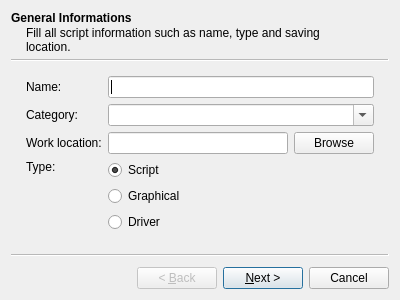
<?xml version="1.0" encoding="UTF-8"?>
<!--
DFF - An Open Source Digital Forensics Framework
Copyright (C) 2009-2013 ArxSys

This program is free software, distributed under the terms of
the GNU General Public License Version 2. See the LICENSE file
at the top of the source tree.

See http://www.digital-forensic.org for more information about this
project. Please do not directly contact any of the maintainers of
DFF for assistance; the project provides a web site, mailing lists
and IRC channels for your use.

Author(s):
Christophe Malinge cma@digital-forensic.org
-->
<ui version="4.0">
 <class>IdeWizard</class>
 <widget class="QWizard" name="IdeWizard">
  <property name="geometry">
   <rect>
    <x>0</x>
    <y>0</y>
    <width>400</width>
    <height>300</height>
   </rect>
  </property>
  <property name="windowTitle">
   <string>Integrated Development Environment Wizard</string>
  </property>
  <property name="windowIcon">
   <iconset resource="gui.qrc">
    <normaloff>:/ide.png</normaloff>:/ide.png</iconset>
  </property>
  <widget class="QWizardPage" name="introPage">
   <property name="title">
    <string>General Informations</string>
   </property>
   <property name="subTitle">
    <string>Fill all script information such as name, type and saving location.</string>
   </property>
   <layout class="QGridLayout" name="gridLayout">
    <item row="0" column="0">
     <widget class="QLabel" name="nameLabel">
      <property name="text">
       <string>Name:</string>
      </property>
     </widget>
    </item>
    <item row="0" column="1">
     <widget class="QLineEdit" name="name"/>
    </item>
    <item row="1" column="0">
     <widget class="QLabel" name="categoryLabel">
      <property name="text">
       <string>Category:</string>
      </property>
     </widget>
    </item>
    <item row="1" column="1">
     <widget class="QComboBox" name="category">
      <property name="editable">
       <bool>true</bool>
      </property>
     </widget>
    </item>
    <item row="2" column="0">
     <widget class="QLabel" name="workLocationLabel">
      <property name="text">
       <string>Work location:</string>
      </property>
     </widget>
    </item>
    <item row="2" column="1">
     <widget class="QWidget" name="workLocationWidget" native="true">
      <layout class="QHBoxLayout" name="horizontalLayout">
       <property name="margin">
        <number>0</number>
       </property>
       <item>
        <widget class="QLineEdit" name="path"/>
       </item>
       <item>
        <widget class="QPushButton" name="brwButton">
         <property name="text">
          <string>Browse</string>
         </property>
        </widget>
       </item>
      </layout>
     </widget>
    </item>
    <item row="3" column="0">
     <layout class="QVBoxLayout" name="verticalLayout_2">
      <item>
       <widget class="QLabel" name="typeLabel">
        <property name="text">
         <string>Type:</string>
        </property>
       </widget>
      </item>
      <item>
       <spacer name="verticalSpacer">
        <property name="orientation">
         <enum>Qt::Vertical</enum>
        </property>
        <property name="sizeHint" stdset="0">
         <size>
          <width>20</width>
          <height>40</height>
         </size>
        </property>
       </spacer>
      </item>
     </layout>
    </item>
    <item row="3" column="1">
     <widget class="QWidget" name="typeWidget" native="true">
      <layout class="QVBoxLayout" name="verticalLayout">
       <property name="margin">
        <number>0</number>
       </property>
       <item>
        <widget class="QRadioButton" name="type_script">
         <property name="text">
          <string>Script</string>
         </property>
         <property name="checked">
          <bool>true</bool>
         </property>
        </widget>
       </item>
       <item>
        <widget class="QRadioButton" name="type_graphical">
         <property name="text">
          <string>Graphical</string>
         </property>
        </widget>
       </item>
       <item>
        <widget class="QRadioButton" name="type_driver">
         <property name="text">
          <string>Driver</string>
         </property>
        </widget>
       </item>
       <item>
        <spacer name="verticalSpacer_2">
         <property name="orientation">
          <enum>Qt::Vertical</enum>
         </property>
         <property name="sizeHint" stdset="0">
          <size>
           <width>20</width>
           <height>40</height>
          </size>
         </property>
        </spacer>
       </item>
      </layout>
     </widget>
    </item>
   </layout>
  </widget>
  <widget class="QWizardPage" name="descriptionPage">
   <property name="title">
    <string>Description</string>
   </property>
   <property name="subTitle">
    <string>Describe here the goal of the module</string>
   </property>
   <layout class="QVBoxLayout" name="verticalLayout_3">
    <item>
     <widget class="QLabel" name="label">
      <property name="text">
       <string>Module's description</string>
      </property>
     </widget>
    </item>
    <item>
     <widget class="QTextEdit" name="description"/>
    </item>
   </layout>
  </widget>
  <widget class="QWizardPage" name="authorPage">
   <property name="title">
    <string>Author informations</string>
   </property>
   <property name="subTitle">
    <string>Fill all author's informations in order to complete header</string>
   </property>
   <layout class="QHBoxLayout" name="horizontalLayout_2">
    <item>
     <layout class="QVBoxLayout" name="verticalLayout_5">
      <item>
       <widget class="QLabel" name="label_2">
        <property name="text">
         <string>Author's first name:</string>
        </property>
       </widget>
      </item>
      <item>
       <widget class="QLabel" name="label_3">
        <property name="text">
         <string>Author's last name:</string>
        </property>
       </widget>
      </item>
      <item>
       <widget class="QLabel" name="label_4">
        <property name="text">
         <string>Author's electronic mail:</string>
        </property>
       </widget>
      </item>
     </layout>
    </item>
    <item>
     <layout class="QVBoxLayout" name="verticalLayout_4">
      <item>
       <widget class="QLineEdit" name="auth_fname"/>
      </item>
      <item>
       <widget class="QLineEdit" name="auth_lname"/>
      </item>
      <item>
       <widget class="QLineEdit" name="auth_mail"/>
      </item>
     </layout>
    </item>
   </layout>
   <zorder>auth_fname</zorder>
   <zorder>label_4</zorder>
   <zorder>auth_lname</zorder>
   <zorder>label_3</zorder>
   <zorder>label_2</zorder>
   <zorder>auth_mail</zorder>
  </widget>
 </widget>
 <resources>
  <include location="gui.qrc"/>
 </resources>
 <connections/>
</ui>
